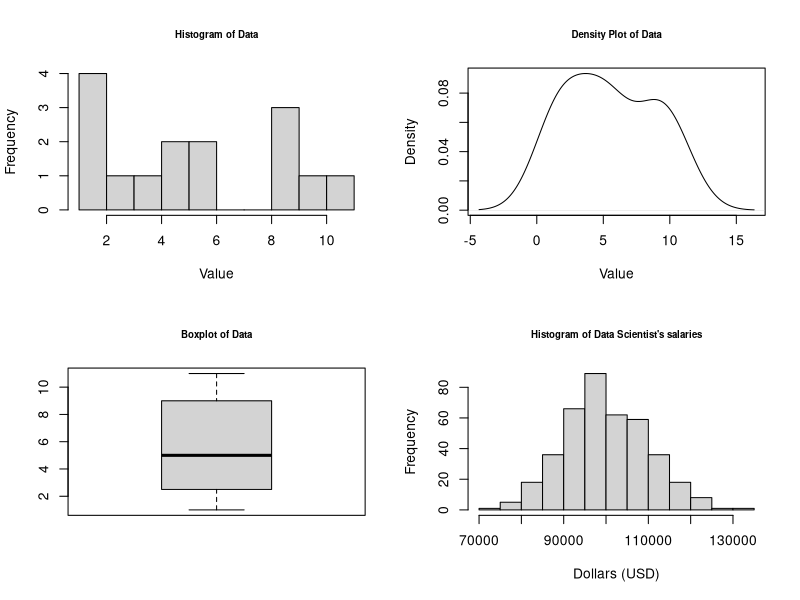
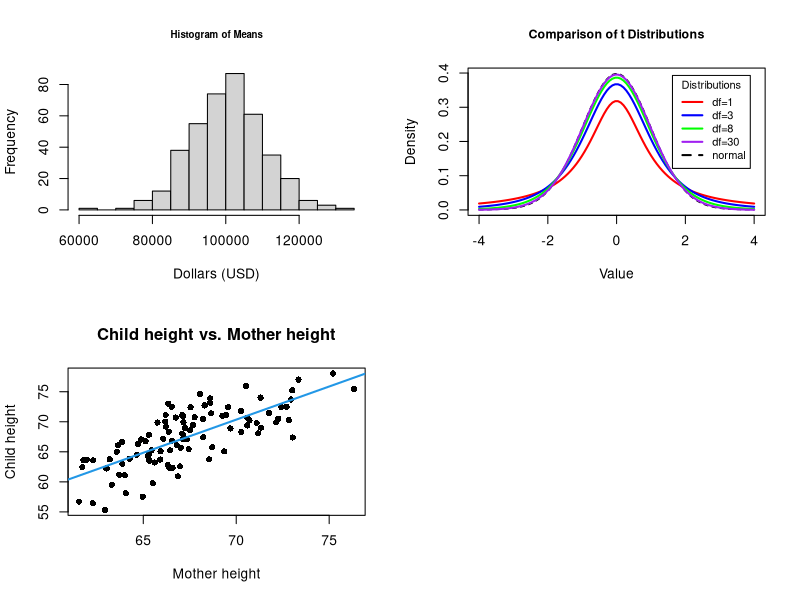

Write R code to recreate these figures, in order.
## ---- chunk 1
knitr::opts_chunk$set(echo = TRUE)
## ---- chunk 2
log10(10000)
## ---- chunk 3
3^8
exp(4)
## ---- chunk 4
log(exp(3))
## ---- chunk 5
log10(100)
## ---- chunk 6
log10(1/10)
## ---- chunk 7
log10(0)
## ---- chunk 8
#fill by row
Z <- matrix(data = c(1,2,3,4,5,6,7,8,9),nrow = 3, ncol = 3, byrow = TRUE)
print(Z)

#fill by column
Y <- matrix(data = (1:9), nrow = 3, ncol = 3, byrow = FALSE)
print(Y)
## ---- chunk 9
# Matrix A
A <- matrix(data = c(1,2,5,3,4,7), nrow = 2, ncol = 3, byrow = TRUE)

print(A)

# Transpose of A
t(A)
## ---- chunk 10
# Identity Matrix: use diag() to create an identity matrix
# I = 4x4 identity matrix
I <- diag(4)
print(I)
class(I) #tells you the object class; in this case, a matrix!
## ---- chunk 11
X1 <- matrix(data = c(1,0,0,0,4,0,0,0,5), nrow = 3, byrow = TRUE)
print(X1)

# To obtain the obtain the values of the diagonal of an n x n matrix
diag(X1)

# We could also create an empty matrix and assign values to the diagonal
X2 <- matrix(data = 0, nrow = 3, ncol = 3)
diag(X2) <- c(1,2,3)
print(X2)
## ---- chunk 12
# Create 2 3 by 3 matrices of zeros (save them as V and W)
V <- W <- matrix(data = 0, nrow = 3, ncol = 3, byrow = TRUE)
print(W)

# Use upper.tri() or lower.tri() to change the elements of the upper triangular matrix 
# or lower triangular matrix, respectively. 

#upper.tri() returns a 3 by 3 matrix with TRUE's in the upper triangle and FALSE's everywhere else:
upper.tri(W, diag = TRUE) 

#we can then assign values to the upper triangle of W using square brackets
W[upper.tri(W, diag = TRUE)] <- c(1:6)
print(W)

# Lower Triangular 
V[lower.tri(V, diag = TRUE)] <- c(1:6)
print(V)
## ---- chunk 13
U <- matrix(data = c(1:4), nrow = 2, byrow = TRUE)
print(U)

# Use the solve() function to obtain the inverse of a matrix
invU <- solve(U)
print(invU)

# We can then perform matrix multiplication using %*%
# Note that, if we just use *, R will multiply the two matrices element-wise, instead of using 
# Matrix multiplication  

# Confirm you get an identity matrix   
result1 <- U %*% invU
result2 <- invU %*% U
round(result1, digits=2) #this rounds to two decimal places  
round(result2, digits=2)
## ---- chunk 14
# Use det() to obtain the determinant of a matrix
det(U)
## ---- chunk 15
# Using the above matrices (Z and Y) we will calculate Z+Y and Z-Y  
# Note: the dim() function gives the dimensions of a matrix (rows first, then columns)
# Adding/subtracting matrices will produce a matrix of the same dimension
dim(Z) 
dim(Y)
dim(Z + Y)
dim(Z - Y)
Z + Y
Z - Y
## ---- chunk 16
# Multiplying a matrix by a scalar will produce a matrix of the same dimension
# Suppose that c = 3

3 * Z 
## ---- chunk 17
m1 <- matrix(data = c(3,4,2,5,1,2), nrow = 3, ncol = 2, byrow = TRUE)
print (m1) 
dim(m1)

m2 <- matrix(data = c(7,2,1,3,5,2), nrow = 2, ncol = 3, byrow = TRUE)
print(m2)
dim(m2)

# Matrix multiplication
m1 %*% m2

# It is important to note that when multiplying matrices we need to use %*% rather than *; using * will multiply the values element-wise.   
## ---- chunk 18
Z + Y
Y + Z
## ---- chunk 19
(Z + Y) + X1
Z + (Y + X1)
## ---- chunk 20
(Z %*% Y) %*% X1
Z %*% (Y %*% X1)
## ---- chunk 21
(Z + Y) %*% X1
(Z %*% X1) + (Y %*% X1)
## ---- chunk 22
A
Im <- diag(x = 1, nrow = 2)
In <- diag(x = 1, nrow = 3)

Im %*% A
A %*% In
## ---- chunk 23
Z %*% Y
Y %*% Z
## ---- chunk 24
M1 <- matrix(data = c(2,4,2,1,3,0,1,6,2),
             nrow = 3, ncol = 3, byrow = TRUE)
M2 <- matrix(data = c(1,5,0,-2,-3,0,1,9,5),
             nrow = 3, ncol = 3, byrow = TRUE)

M1 + M2
## ---- chunk 25
M3 <- matrix(data = c(2,-2,4,1,2,2), nrow = 3, ncol = 2, byrow = FALSE)
M4 <- matrix(data = c(5,3,2,4,-1,2), nrow = 2, ncol = 3, byrow = FALSE)

M3 %*% M4
## ---- chunk 26
A <- matrix(data = c(1,2,3,5,4,0), nrow = 3, ncol = 2, byrow = TRUE)
B <- matrix(data = c(4,1,7,4,2,0),nrow = 3, ncol=2, byrow = FALSE)

t(A) %*% B  
## ---- chunk 27
t(B) %*% A
## ---- chunk 28
A <- matrix(data = c(1,2,1,2,2,0,1,1,1), nrow = 3, ncol = 3, byrow = TRUE)

#Use the solve() to find the inverse of a matrix
solve(A)

B <- matrix(data = c(-1, 0.5, 1, 1, 0, -1, 0, -0.5, 1), nrow = 3, ncol = 3, byrow = TRUE)

#Use the solve() to find the inverse of a matrix
solve(B)

A %*% B
## ---- chunk 29
A <- matrix (data= (1:12), nrow = 4, ncol = 3, byrow = FALSE)
B <- matrix (data = (1:24), nrow = 3, ncol = 8, byrow = TRUE)
## ---- chunk 30
A %*% B
dim(A%*%B)
## ---- chunk 31
# Running B %*% A produces errors
## ---- chunk 32
M5 <- matrix(data = c(1, -2, 4, 3), nrow = 2, ncol = 2, byrow = TRUE)
det(M5)
## ---- chunk 33
dat <- c(1,2,3,5,5,4,6,6,1,2,10,11,9,9,9) #save a vector of values

# Mean
mean(dat)

# Median 
median(dat)

# Mode -- R does not have a built in function for mode but you can use the table function to see what the most common value is
table(dat)
as.numeric(names(table(dat))[which.max(table(dat))]) #an ugly hack to find the mode
## ---- chunk 34
# Range
#the range function actually returns the minimum and maximum of dat in a vector
range(dat) 

#to calculate the range, we can subtract the first element in range(dat) (the minumum) 
#from the second element in range(dat) (the maximum)
range(dat)[2]-range(dat)[1]

#another option is to use the diff() function, which calculates the difference between two values
diff(range(dat))

# Variance of a set of values can be calculated using the var() function 
var(dat)

# Standard Deviation can be calculated using the sd() function
sd(dat)

# Show that the square root of the variance gives the same output as sd() 
sqrt(var(dat))
## ---- chunk 35
#this creates a 2 by 2 grid in which to place the following three plots
par(mfrow=c(2,2))

#plot a histogram of data:  
hist(dat, 
     main = "Histogram of Data", 
     cex.main = 0.7, 
     xlab = "Value", 
     breaks = 10)

#plot the smoothed density of data: 
plot(density(dat), 
     main = "Density Plot of Data", 
     cex.main = 0.7, 
     xlab = "Value")  

#make a boxplot of data: 
boxplot(dat, 
        main = "Boxplot of Data", 
        cex.main = 0.7)
## ---- chunk 36
flip3 <- function() {
  # A function to flip 3 coins - we'll sample three separately and then use the
  #   paste() function to paste the three together.
      temp <- sample(c("H","T"), size=3, replace=T)
      return(paste(temp, collapse="")) #collapse turns three results into one "word"
}

# Initializing the vector to store all the experiment outcomes (sets of 3 flips)
outcomes <- vector()

# Do the experiment 10,000 times
for (i in 1:10000) {
    outcomes[i] <- flip3()
}

# The unique command prints only the unique outcomes in a vector.
unique(outcomes)
## ---- chunk 37
## ANSWER:
drop3 <- function() {
  temp <- sample(c("U","D","S"), size=3, replace=T)
  return(paste(temp, collapse=""))
}

outcomes <- vector()

for (i in 1:10000) {
  outcomes[i] <- drop3()
}

unique(outcomes)
length(unique(outcomes))
## ---- chunk 38
## ANSWER:
pick2 <- function() {
      temp <- sample(c(1,2,3), size=2, replace=T)
      return(paste(temp, collapse=" "))
}

outcomes <- vector()

for (i in 1:10000) {
    outcomes[i] <- pick2()
}

unique(outcomes)
## ---- chunk 39
## ANSWER:
pick2 <- function() {
      temp <- sample(c(1,2,3), size=2, replace=F)
      return(paste(temp, collapse=" "))
}

outcomes <- vector()

for (i in 1:10000) {
    outcomes[i] <- pick2()
}

unique(outcomes)
## ---- chunk 40
## ANSWER: 
pick2 <- function() {
      temp <- sort(sample(c(1,2,3), size=2, replace=T))
      return(paste(temp, collapse=" "))
}

outcomes <- vector()

for (i in 1:10000) {
    outcomes[i] <- pick2()
}

unique(outcomes)
## ---- chunk 41
## Generate the sample space for flipping a coin 3 times.
## Used in the code below
flip3 <- function() {
      temp <- sample(c("H","T"), size=3, replace=T)
      return(paste(temp, collapse="")) 
}
outcomes <- vector()
for (i in 1:10000) {
  outcomes[i] <- flip3()
}
sample.space <- unique(outcomes)

## ---- chunk 42
print(sample.space)

sample.space[2]

sample.space[1:3]

sample.space[c(2,5)]
## ---- chunk 43
x <- 1:10
y <- 8:12
y %in% x
y[which(y %in% x)]
## ---- chunk 44
x <- 1:10
y <- 8:12
## ---- chunk 45
## Answer:
union(x,y)
intersect(x,y)
setdiff(x,y)
## ---- chunk 46
## ANSWER:
union(y,x)
intersect(y,x)
setdiff(y,x)

## Answer: 
# The order doesnt matter in the first two because the operations are symmetrical.
# The difference is not symmetrical because we're taking the area of the second from the area of the first. 
## ---- chunk 47
## ANSWER: 
s <- 1:15 # A sample space of number 1-15

setdiff(s,x) # The complement of x in sample space s

## ---- chunk 48
#calculate height of a standard normal PDF at x=0
dnorm(x=0, mean=0, sd=1)

#calculate the area under the curve of a standard normal PDF on the interval (-Inf,1.96)
pnorm(q=1.96, mean=0, sd=1)

#calculate the quantile for a 97.5th percentile value on a standard normal PDF
qnorm(p=.975, mean=0, sd=1)

#sample 5 values from a normal distribution with mean=0 and sd=1
rnorm(n=5, mean=0, sd=1)
## ---- chunk 49
#set the seed for reproducibility. Note the choice of 102 was random. 
#you may want to include this when using random sampling functions to ensure the same results every time
set.seed(102)

#take a random sample of 400 values from a normal distribution with mean 100,000 and sd 10,000
DS_salary <- rnorm(n = 400, mean = 100000, sd = 10000)   

#when we calculate the mean and sd of these values, we should get close to 
#100,000 and 10,000 respectively  
mean(DS_salary)
sd(DS_salary)

#plot a histogram of the salaries:  
hist(DS_salary, 
     main = "Histogram of Data Scientist's salaries", 
     cex.main = 0.7, 
     xlab = "Dollars (USD)", 
     breaks = 10)
## ---- chunk 50
means <- vector()

for(i in 1:100){
  DS_salary <- rnorm(n = 400, mean = 100000, sd = 10000) 
  means[i] <- mean(DS_salary) 
}

mean(means)
sd(means)

#plot a histogram of the means:  
hist(DS_salary, 
     main = "Histogram of Means", 
     cex.main = 0.7, 
     xlab = "Dollars (USD)", 
     breaks = 10)
## ---- chunk 51
#save the mean, standard deviation, and sample size
mean_ <- 100000
sd_ <- 10000
n <- 400

#note: qnorm gives quantiles for a standard normal distribition
#for example, qnorm(0.975) gives the 97.5th percentile value for a standard normal distribution
#(standard normal means mean=0 and sd=1)
error <- qnorm(0.975)*sd_/sqrt(n)
mean_ - error # lower bound of confidence interval
mean_ + error # upper bound of confidence interval
## ---- chunk 52
# Find proportion of sample means that are 2 points greater or less than the state average  

#2 ways to calculate (lower.tail=FALSE forces the function to calculate the upper tail directly)
1 - pnorm(q=72, mean = 70, sd = 1)
pnorm(q=72, mean = 70, sd = 1, lower.tail = FALSE)
## ---- chunk 53
#calculate degrees of freedom the hard way   
n1 <- 30
mu1 <- 80
sig1 <- 10
n2 <- 32
mu2 <- 84
sig2 <- 12
df <- (sig1^2/n1+sig2^2/n2)^2/((sig1^2/n1)^2/(n1-1)+(sig2^2/n2)^2/(n2-1))
print(df)
## ---- chunk 54
x <- seq(-4, 4, length=100) #creates a vector of 100 equally spaced values between -4 and 4
zdist <- dnorm(x) #calculates height of a standard normal probability distribution at each value in x

degf <- c(1, 3, 8, 30) #save a vector of degrees of freedom for each t distribution
colors <- c("red", "blue", "green", "purple", "black") #save a vector of colors for the plots
labels <- c("df=1", "df=3", "df=8", "df=30", "normal") #save a vector of labels (used in legend)

plot(x=x, #give x coordinates to plot
     y=zdist, #give corresponding y coordinates
     type="l", #specify that we want a line connecting the dots
     lty=2, #make that line a little thicker (default is 1)
     xlab="Value", #give an x-axis label
     ylab="Density",  #give a y-axis label
     main="Comparison of t Distributions", #title the plot
     cex.main=0.9) #make the plot title a little smaller (default is 1)

for (i in 1:4){
  #lines() function adds lines to the plot instead of creating new plots
  lines(x=x, 
        y=dt(x=x,df=degf[i]), #now use dt() to get height of a t distribution with specified df
        lwd=2, 
        col=colors[i]) 
}

legend(x="topright",  #location for legend
       inset=.05, #add a slight inset for the legend location
       title="Distributions", #title the legend
       legend=labels, #specify text for the legend
       lwd=2, #change the size of the lines in the legend to be thicker (default is 1)
       lty=c(1, 1, 1, 1, 2), #change the line type of the lines in the legend (default is 1; dotted is 2)
       col=colors, #specify colors of the lines in the legend
       cex= 0.8) #make the legend a little smaller overall (default is 1)
## ---- chunk 55
# Create some fake data
set.seed(102)
x <- rnorm(100)
y <- rnorm(100)
z <- x+rnorm(100,0,.4)
w <- -x+rnorm(100,0,.4)

# Calculate covariances
cov(x,z) # Positive covariance
cov(x,y) # No covariance
cov(x,w) # Negative covariance

# Calculate correlations
cor(x,z) # Positive correlation
cor(x,y) # No correlation
cor(x,w) # Negative correlation
## ---- chunk 56
# Create some fake data
set.seed(102)
child_height <- rnorm(100, 67,3)
mother_height <- child_height+rnorm(100,0,3)

# We can use lm() to fit a linear model for example lm(y~x) and store the fit
fit1 <- lm(mother_height~child_height)

plot(child_height, mother_height, pch=16, 
     main="Child height vs. Mother height",
     xlab="Mother height", ylab="Child height")
abline(fit1, col=4, lwd=2)

# The summary() function produces the summary results of fitted models 
summary(fit1)
